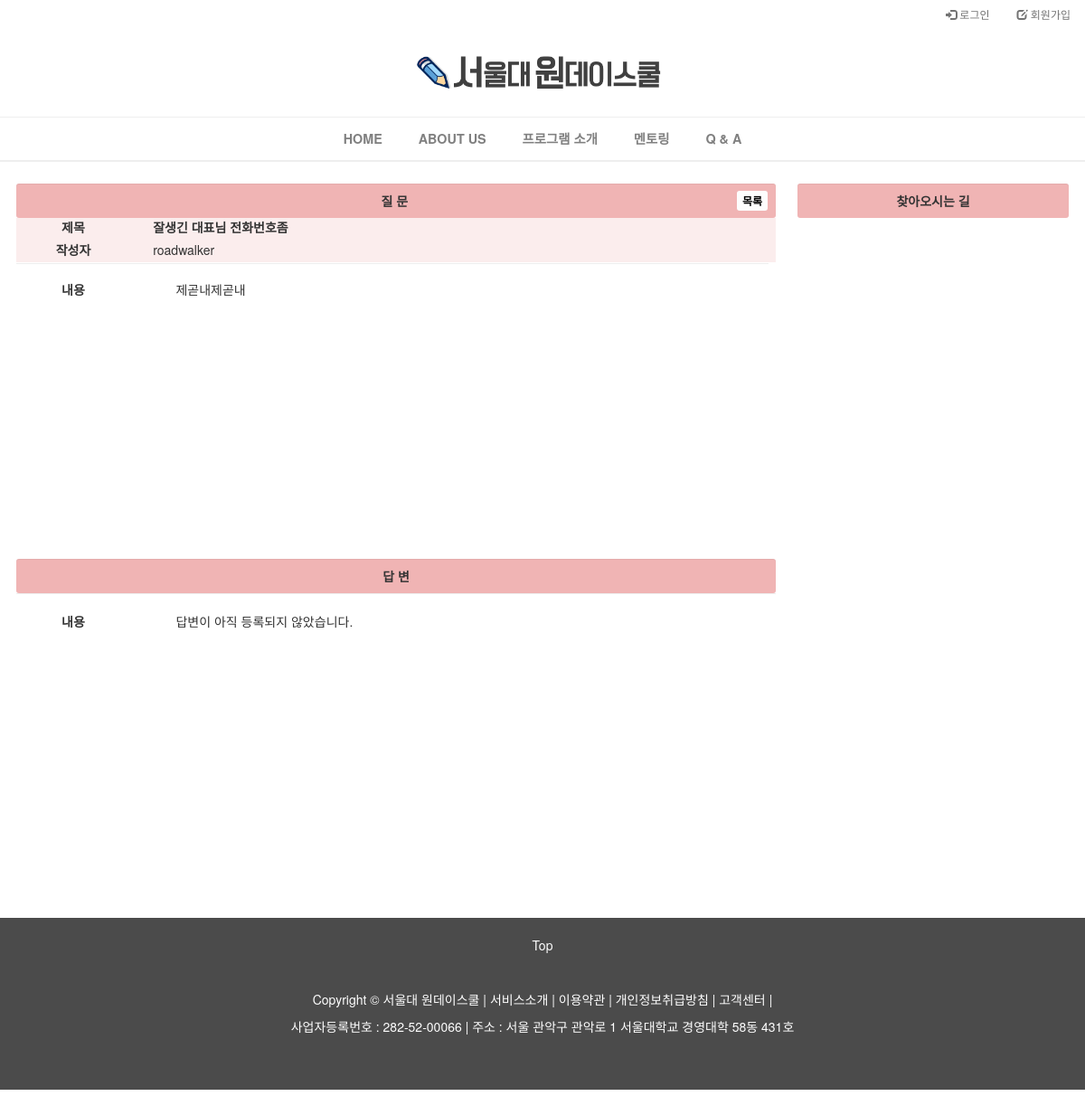
Screenshot of /Q&A/2/ with the database file from the repository.
### QNA/models.py (models this page shows, shortened)
class Question(models.Model):
    author = models.ForeignKey(settings.AUTH_USER_MODEL)
    title = models.CharField(max_length=50, verbose_name='제목')
    content = models.TextField(verbose_name='질문내용')
    created_at = models.DateTimeField(auto_now_add=True)

### QNA/views.py (the view)
# urls.py: url(r'^(?P<pk>\d+)/$', views.question_detail, name='question_detail'),
def question_detail(request, pk):
    question = get_object_or_404(Question, pk=pk)
    return render(request, 'QNA/question_detail.html', {
        'question' : question,
        'answer_form' : AnswerForm(),
        })

### QNA/templates/QNA/question_detail.html (shortened to what this page needs)
{% extends 'mentoring/base.html' %}
{% load staticfiles %}
{% load bootstrap3 %}
{% block style %}
    <link rel="stylesheet" href="{% static 'mentoring_detail.css' %}" />
{% endblock %}
{% block content %}
<div class="container"style="width: 100%;min-width:600px; margin-top: 2%;">
    <div class="row">
        <div id="col-left" style="width:70%;float: left;margin-left: 1.5%; overflow: hidden;">
            <div class="well well-sm" style="text-align: center;margin-bottom: 0;background-color:rgba(240, 180, 180, 1);border:none;">
                <b>&nbsp;&nbsp;&nbsp;&nbsp;&nbsp;&nbsp;&nbsp;&nbsp;&nbsp;&nbsp;질 문<a href="{% url 'question_list' %}"><button class="btn btn-xs" style="float: right; margin-top: -1px;margin-left: 1%;color: black;background-color:rgba(253, 253, 253, 1); ">목록</b></button></a>
            </div>
            <div style="height: 49.5px;background-color:rgba(251, 237, 237, 1);">
            <div style="height: 25px;width:15%;position:relative;float: left; text-align: center; border: 0px solid black;margin-bottom: 0%;overflow:hidden;"><b>제목</div>
            <div style="height: 25px;width:82%;position:relative;float:right;border: 0px solid black;margin-bottom: 0%;overflow:hidden;">{{question.title}}</div></b>
            <div style="height: 25px;width:15%;position:relative;float: left; text-align: center; border: 0px solid black;margin-bottom: 0%;overflow:hidden;"><b>작성자</b></div>
            <div style="height: 25px;width:82%;position:relative;float:right;border: 0px solid black;margin-bottom: 0%;overflow:hidden;">{{question.author}} </div></div>
            <hr style="height:1px;width:99%;background-color:;margin: 0 0 2% 0;">
            <div style="min-height:300px; ;width:15%;position:relative;float: left; text-align: center; border: 0px solid black;margin-bottom: 1%;overflow:hidden;"><b>내용</b>
            </div>
            <div style="min-height:300px ;width:80%;position:relative;float:right;border: 0px solid black;margin-bottom: 1%;padding: 0 1% 0 1%;"><p style="width: 100%;overflow:hidden;word-wrap:break-word;">{{question.content}}</p></div>
            <div class="well well-sm" style="text-align: center;clear: both;margin-bottom: 0;background-color:rgba(240, 180, 180, 1);border:none;">
                 <b>답 변</b>
                </div>
            <hr/>
            <div style="height: ;width:15%;position:relative;float: left; text-align: center; border: 0px solid black;margin-bottom: 1%;overflow:hidden;"><br><b>내용</b></div>
            <div style="min-height:300px ;width:80%;position:relative;float:right;border: 0px solid black;margin-bottom: 1%;padding: 0 1% 0 1%;"><br>
                <p style="width: 100%;overflow:hidden;word-wrap:break-word;">
                    {% if question.answer_set.all %}
                    {% else %}
                        답변이 아직 등록되지 않았습니다.
                    {% endif %}
                </p>
            </div>
        </div>
        <div id="col-right" style="width:25%;float: right;margin-right: 1.5%;">
            <div class="well well-sm" style="background-color:rgba(240, 180, 180, 1);border:none;text-align: center;">
            <b>찾아오시는 길</b>
            </div>
            <div id="googleMap" style="width:100%; height:300px;">
            </div>
            <br />
        </div>
    </div>
</div>
{% endblock %}

### mentoring/templates/mentoring/base.html (style rules this page uses)
hr { margin : 0 0 0 0; }

### rows the page displays
Question: title "잘생긴 대표님 전화번호좀", author "roadwalker", content "제곧내제곧내"
